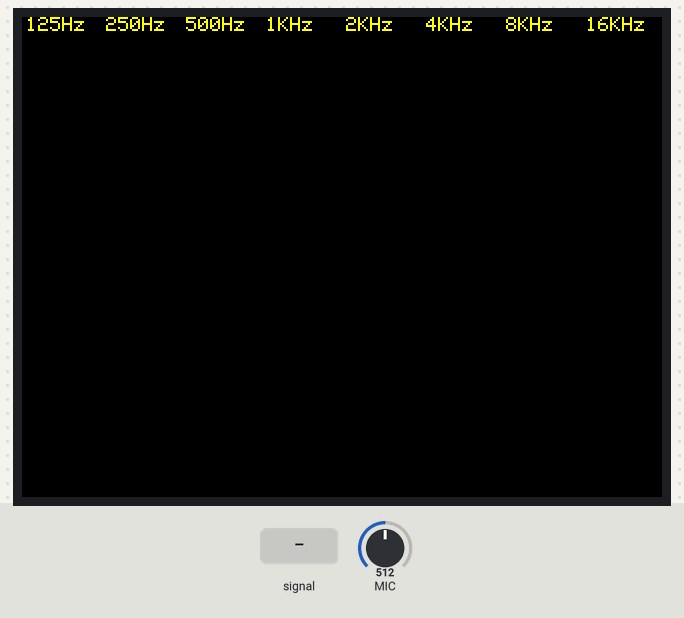
Recording of a program running on a simulated Seeed Wio Terminal. Parts: 320×240 colour display. The test bench sets the inputs (shaded band); at power-on: MIC = 512.

Above: at 3.4 s.
3.5 s: MIC fed a 50 Hz sine of ±306 counts around its level
At 3.66 s:
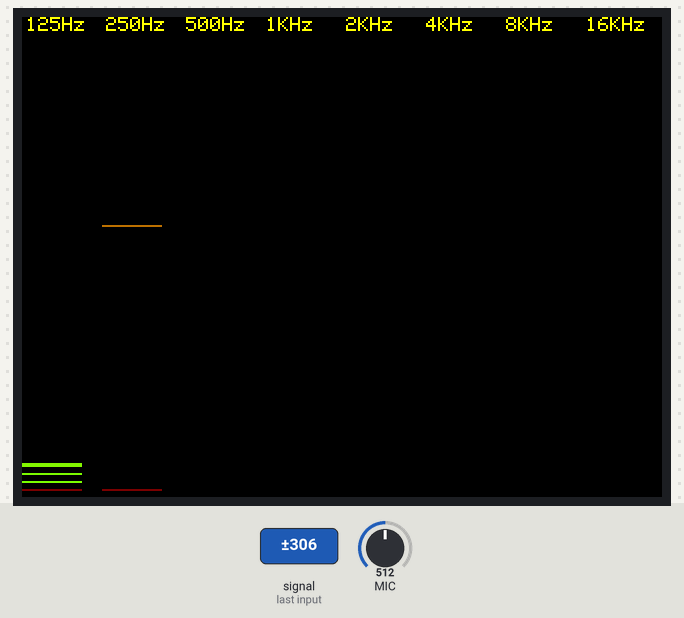
5.3 s: MIC set to 900
7.1 s: MIC fed a 200 Hz sine of ±81 counts around its level
At 7.9 s:
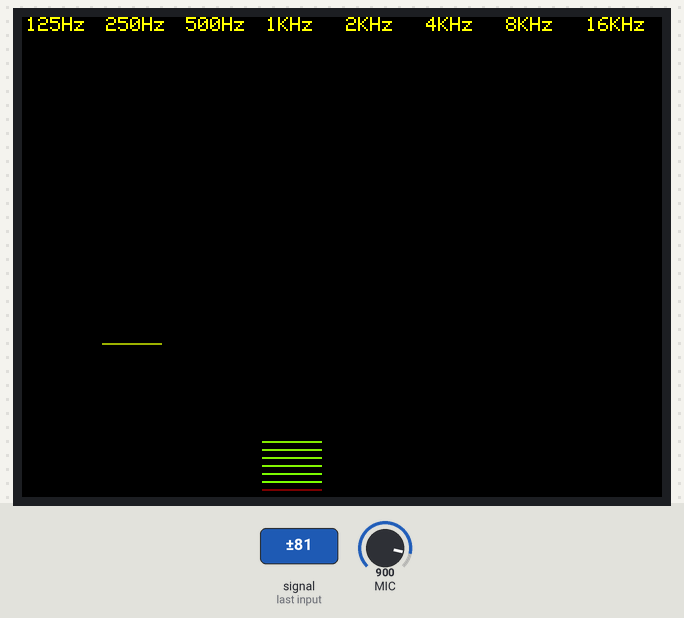
9.3 s: MIC set to 1023
At 10.1 s:
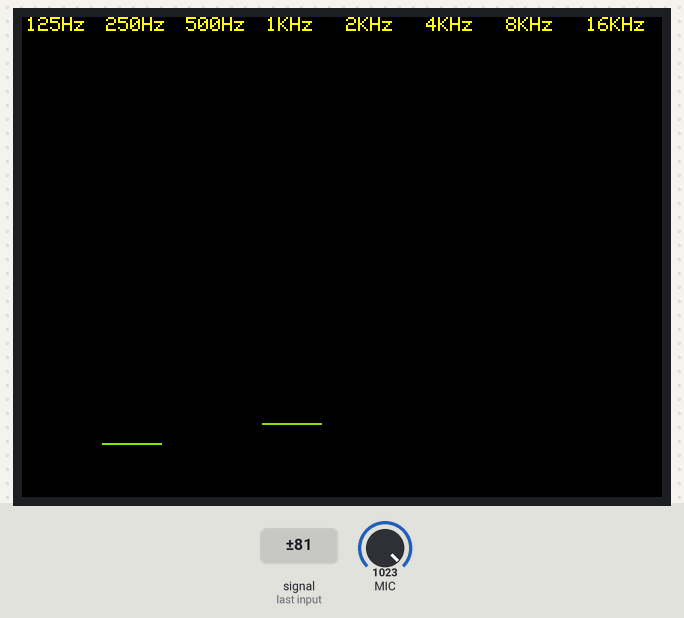
10.9 s: MIC set to 511
12.4 s: MIC fed a 1000 Hz sine of ±255 counts around its level
At 13.1 s:
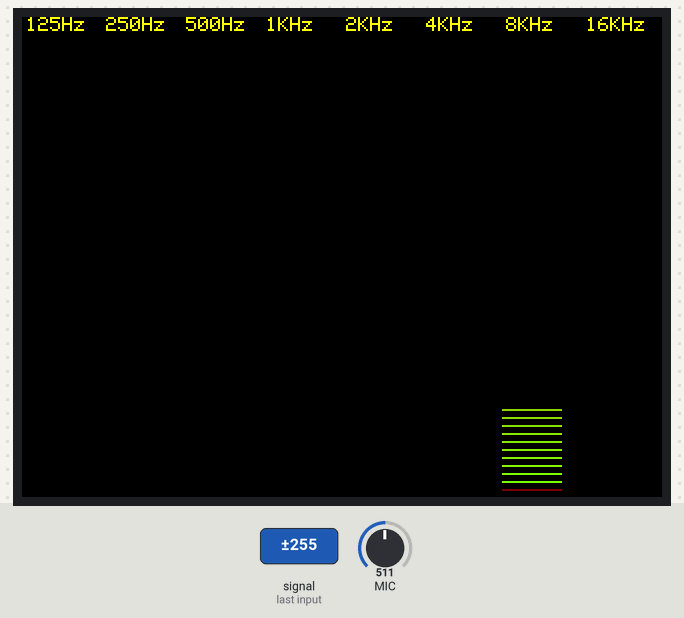

The program:

main.cpp
```cpp
#define LGFX_AUTODETECT
#define LGFX_USE_V1

#include <Arduino.h>
#include "arduinoFFT.h"          // Standard Arduino FFT library
#include <LovyanGFX.hpp>
#include <LGFX_AUTODETECT.hpp>
#include <SPI.h>
// #include <TFT_eSPI.h>

arduinoFFT FFT = arduinoFFT();

#define SAMPLES 512              // Must be a power of 2
#define SAMPLING_FREQUENCY 40000
// Hz, must be 40000 or less due to ADC conversion time.
// Determines maximum frequency that can be analysed by the FFT Fmax=sampleF/2.

// TFT_eSPI lcd = TFT_eSPI();
static LGFX lcd;

struct eqBand {
  const char *freqname;
  uint16_t amplitude;
  int peak;
  int lastpeak;
  uint16_t lastval;
  unsigned long lastmeasured;
};

eqBand audiospectrum[8] = {
  //Adjust the amplitude values to fit your microphone
  { "125Hz", 500, 0, 0, 0, 0},
  { "250Hz", 200, 0, 0, 0, 0},
  { "500Hz", 200, 0, 0, 0, 0},
  { "1KHz",  200, 0, 0, 0, 0},
  { "2KHz",  200, 0, 0, 0, 0},
  { "4KHz",  100, 0, 0, 0, 0},
  { "8KHz",  100, 0, 0, 0, 0},
  { "16KHz", 50,  0, 0, 0, 0}
};

unsigned int sampling_period_us;
unsigned long microseconds;
double vReal[SAMPLES];
double vImag[SAMPLES];
unsigned long newTime, oldTime;
uint16_t tft_width  = 320; // ILI9341_TFTWIDTH;
uint16_t tft_height = 240; // ILI9341_TFTHEIGHT;
uint8_t bands = 8;
uint8_t bands_width = floor( tft_width / bands );
uint8_t bands_pad = bands_width - 10;
uint16_t colormap[255]; // color palette for the band meter (pre-fill in setup)

void displayBand(int band, int dsize);
byte getBand(int i);

void setup() {
  pinMode(WIO_MIC, INPUT);
  lcd.init();
  lcd.fillScreen(TFT_BLACK);
  lcd.setTextColor(TFT_YELLOW, TFT_BLACK);
  lcd.setTextSize(1);
  lcd.setRotation(1);
  sampling_period_us = round(1000000 * (1.0 / SAMPLING_FREQUENCY));
  delay(2000);
  for(uint8_t i=0;i<tft_height;i++) {
    colormap[i] = lcd.color565(tft_height-i*.5, i*1.1, 0);
  }
  for (byte band = 0; band <= 7; band++) {
    lcd.setCursor(bands_width*band + 2, 0);
    lcd.print(audiospectrum[band].freqname);
  }
}

void loop() {
  for (int i = 0; i < SAMPLES; i++) {
    newTime = micros()-oldTime;
    oldTime = newTime;
    vReal[i] = analogRead(WIO_MIC); // A conversion takes about 1uS on an ESP32
    vImag[i] = 0;
    while (micros() < (newTime + sampling_period_us)) {
      // do nothing to wait
    }
  }
  FFT.Windowing(vReal, SAMPLES, FFT_WIN_TYP_HAMMING, FFT_FORWARD);
  FFT.Compute(vReal, vImag, SAMPLES, FFT_FORWARD);
  FFT.ComplexToMagnitude(vReal, vImag, SAMPLES);

  for (int i = 2; i < (SAMPLES/2); i++){
    // Don't use sample 0 and only first SAMPLES/2 are usable.
    // Each array eleement represents a frequency and its value the amplitude.
    if (vReal[i] > 1500) { // Add a crude noise filter, 10 x amplitude or more
      byte bandNum = getBand(i);
      if(bandNum!=8) {
        displayBand(bandNum, (int)vReal[i]/audiospectrum[bandNum].amplitude);
      }
    }
  }

  long vnow = millis();
  for (byte band = 0; band <= 7; band++) {
    // auto decay every 50ms on low activity bands
    if(vnow - audiospectrum[band].lastmeasured > 50) {
      displayBand(band, audiospectrum[band].lastval>4 ? audiospectrum[band].lastval-4 : 0);
    }
    if (audiospectrum[band].peak > 0) {
      audiospectrum[band].peak -= 2;
      if(audiospectrum[band].peak<=0) {
        audiospectrum[band].peak = 0;
      }
    }
    // only draw if peak changed
    if(audiospectrum[band].lastpeak != audiospectrum[band].peak) {
      // delete last peak
     lcd.drawFastHLine(bands_width*band,tft_height-audiospectrum[band].lastpeak,bands_pad,TFT_BLACK);
     audiospectrum[band].lastpeak = audiospectrum[band].peak;
     lcd.drawFastHLine(bands_width*band, tft_height-audiospectrum[band].peak,
                           bands_pad, colormap[tft_height-audiospectrum[band].peak]);
    }
  }
}

void displayBand(int band, int dsize){
  uint16_t hpos = bands_width*band;
  int dmax = 200;
  if(dsize>tft_height-10) {
    dsize = tft_height-10; // leave some hspace for text
  }
  if(dsize < audiospectrum[band].lastval) {
    // lower value, delete some lines
    lcd.fillRect(hpos, tft_height-audiospectrum[band].lastval,
                    bands_pad, audiospectrum[band].lastval - dsize, TFT_BLACK);
  }
  if (dsize > dmax) dsize = dmax;
  for (int s = 0; s <= dsize; s=s+4){
    lcd.drawFastHLine(hpos, tft_height-s, bands_pad, colormap[tft_height-s]);
  }
  if (dsize > audiospectrum[band].peak) {
    audiospectrum[band].peak = dsize;
  }
  audiospectrum[band].lastval = dsize;
  audiospectrum[band].lastmeasured = millis();
}

byte getBand(int i) {
  if (i<=2 )             return 0;  // 125Hz
  if (i >3   && i<=5 )   return 1;  // 250Hz
  if (i >5   && i<=7 )   return 2;  // 500Hz
  if (i >7   && i<=15 )  return 3;  // 1000Hz
  if (i >15  && i<=30 )  return 4;  // 2000Hz
  if (i >30  && i<=53 )  return 5;  // 4000Hz
  if (i >53  && i<=200 ) return 6;  // 8000Hz
  if (i >200           ) return 7;  // 16000Hz
  return 8;
}
```

Measured:
- after the input at 3.5 s, the display: changes after 0.12 s (image 1)
- after the input at 12.4 s, the display: first changes after 0.06 s (image 4 shows a later state)
